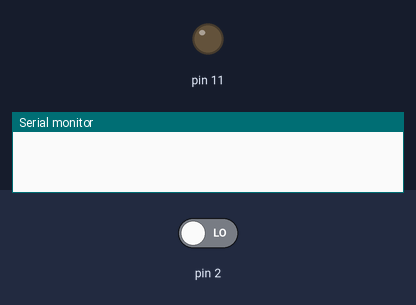
Recording of a sketch running on a simulated Arduino Uno, built with avr-gcc and run on an emulated ATmega328P. On the bench: output pins drawn as LEDs (lit = HIGH), the last lines printed to the serial monitor. The inputs (shaded band) are chosen by the test bench; at power-on: pin 2 LOW.

Above: at 1.2 s.
1.3 s: pin 2 driven HIGH
At 2.1 s:
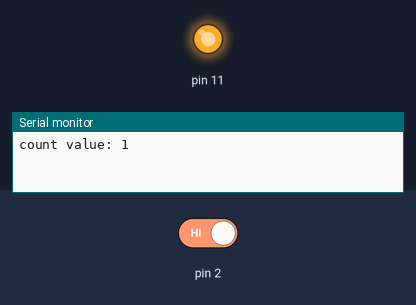
2.8 s: pin 2 driven LOW
At 3.2 s:
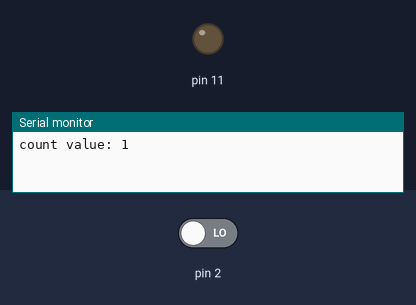
Timing chart, 0 to 5.8 s (numbered marks = the images above; inputs shaded):
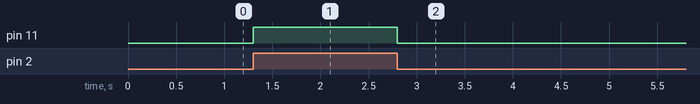

Measured:
- after the input at 1.3 s, pin 11: LOW → HIGH at once
- after the input at 2.8 s, pin 11: HIGH → LOW at once

The sketch:

buttonCount.ino
```cpp
int count=0;
int buttonState=0;
int buttonLastState=0;
void setup()
{
  Serial.begin(9600);
  pinMode(2, INPUT);
  pinMode(11, OUTPUT);
}

void loop()
{
  buttonState=digitalRead(2);
  if(buttonState!=buttonLastState){
    if(buttonState==HIGH){
      digitalWrite(11,HIGH);
      count++;
      Serial.print("count value: ");
      Serial.println(count);
    }
    else{
      digitalWrite(11,LOW);
    }
    buttonLastState=buttonState;
  }
}
```
